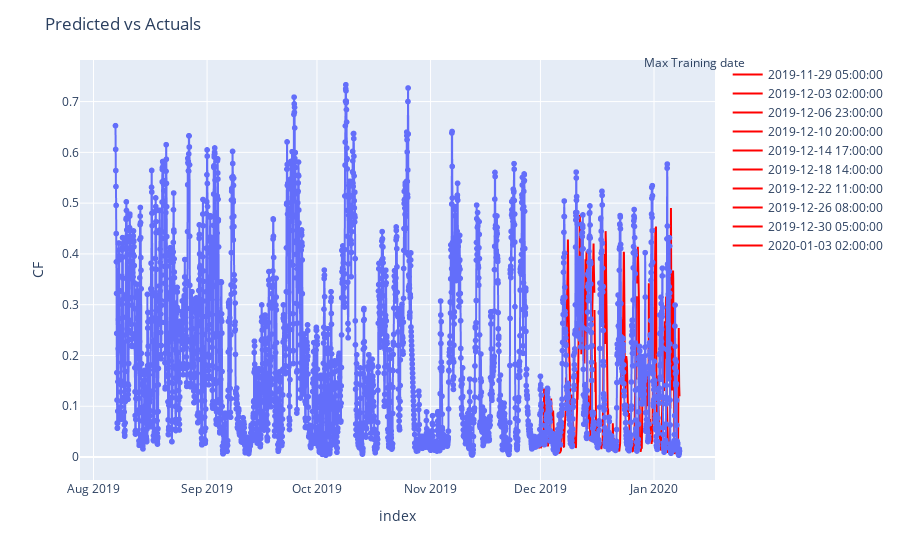

The notebook cell saved with this chart:
### Code cell
result = {}

fig = px.line(
    wind_farms_data_features_target,
    x=wind_farms_data_features_target.index,
    y="CF",
    markers=True,
    hover_data=["CF"]
)
for key, value in train_test_folds.items():

    X_train, y_train, X_test, y_test = train_test_folds[key]
    model = BaseLineModelPrevious24Hour()
    model.fit(X_train,y_train)
    predictions = model.predict(X_test)
    result[key]= (mean_absolute_error(y_test, predictions), mean_absolute_percentage_error(y_test, predictions))

    fig.add_trace(go.Scatter(x=y_test.index, y=predictions, mode='lines', name=str(key), line=dict(color='red')))

print(f"Mean absolute percentage error:{np.mean([v[1] for v in result.values()])}")

print(f"Mean absolute error:{np.mean([v[0] for v in result.values()])})")

fig.update_layout(title="Predicted vs Actuals")
# fig.add_annotation(dict(text="Max training date"))

fig.update_layout(annotations=[
    dict(
        x=1.05,  # x and y coordinates for positioning, adjust as needed
        y=1.02,
        xref='paper',
        yref='paper',
        text='Max Training date',  # Legend title text
        showarrow=False,
        align='right'
    )
])
fig.show()
